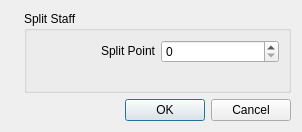
<?xml version="1.0" encoding="UTF-8"?>
<ui version="4.0">
 <class>SplitStaff</class>
 <widget class="QDialog" name="SplitStaff">
  <property name="geometry">
   <rect>
    <x>0</x>
    <y>0</y>
    <width>302</width>
    <height>132</height>
   </rect>
  </property>
  <property name="minimumSize">
   <size>
    <width>0</width>
    <height>0</height>
   </size>
  </property>
  <property name="windowTitle">
   <string>MuseScore: Edit Staff/Part Properties</string>
  </property>
  <layout class="QVBoxLayout" name="verticalLayout_2">
   <item>
    <layout class="QHBoxLayout" name="horizontalLayout">
     <item>
      <widget class="QLabel" name="label_5">
       <property name="sizePolicy">
        <sizepolicy hsizetype="Fixed" vsizetype="Ignored">
         <horstretch>0</horstretch>
         <verstretch>0</verstretch>
        </sizepolicy>
       </property>
       <property name="text">
        <string/>
       </property>
       <property name="pixmap">
        <pixmap resource="mscore.qrc">:/data/bg1.jpg</pixmap>
       </property>
      </widget>
     </item>
     <item>
      <layout class="QVBoxLayout" name="verticalLayout">
       <item>
        <widget class="QGroupBox" name="groupBox">
         <property name="minimumSize">
          <size>
           <width>0</width>
           <height>0</height>
          </size>
         </property>
         <property name="title">
          <string>Split Staff</string>
         </property>
         <property name="flat">
          <bool>false</bool>
         </property>
         <layout class="QGridLayout" name="gridLayout_2">
          <item row="0" column="0">
           <layout class="QHBoxLayout">
            <property name="sizeConstraint">
             <enum>QLayout::SetNoConstraint</enum>
            </property>
            <item>
             <widget class="QLabel" name="label">
              <property name="sizePolicy">
               <sizepolicy hsizetype="Preferred" vsizetype="Fixed">
                <horstretch>0</horstretch>
                <verstretch>0</verstretch>
               </sizepolicy>
              </property>
              <property name="text">
               <string>Split Point</string>
              </property>
              <property name="alignment">
               <set>Qt::AlignRight|Qt::AlignTrailing|Qt::AlignVCenter</set>
              </property>
             </widget>
            </item>
            <item>
             <widget class="Awl::PitchEdit" name="splitPoint"/>
            </item>
           </layout>
          </item>
          <item row="1" column="0">
           <spacer name="verticalSpacer">
            <property name="orientation">
             <enum>Qt::Vertical</enum>
            </property>
            <property name="sizeHint" stdset="0">
             <size>
              <width>20</width>
              <height>40</height>
             </size>
            </property>
           </spacer>
          </item>
         </layout>
        </widget>
       </item>
       <item>
        <widget class="QDialogButtonBox" name="buttonBox">
         <property name="orientation">
          <enum>Qt::Horizontal</enum>
         </property>
         <property name="standardButtons">
          <set>QDialogButtonBox::Cancel|QDialogButtonBox::Ok</set>
         </property>
        </widget>
       </item>
      </layout>
     </item>
    </layout>
   </item>
  </layout>
 </widget>
 <customwidgets>
  <customwidget>
   <class>Awl::PitchEdit</class>
   <extends>QSpinBox</extends>
   <header>awl/pitchedit.h</header>
  </customwidget>
 </customwidgets>
 <tabstops>
  <tabstop>buttonBox</tabstop>
 </tabstops>
 <resources>
  <include location="mscore.qrc"/>
 </resources>
 <connections>
  <connection>
   <sender>buttonBox</sender>
   <signal>accepted()</signal>
   <receiver>SplitStaff</receiver>
   <slot>accept()</slot>
   <hints>
    <hint type="sourcelabel">
     <x>248</x>
     <y>254</y>
    </hint>
    <hint type="destinationlabel">
     <x>157</x>
     <y>274</y>
    </hint>
   </hints>
  </connection>
  <connection>
   <sender>buttonBox</sender>
   <signal>rejected()</signal>
   <receiver>SplitStaff</receiver>
   <slot>reject()</slot>
   <hints>
    <hint type="sourcelabel">
     <x>316</x>
     <y>260</y>
    </hint>
    <hint type="destinationlabel">
     <x>286</x>
     <y>274</y>
    </hint>
   </hints>
  </connection>
 </connections>
</ui>
